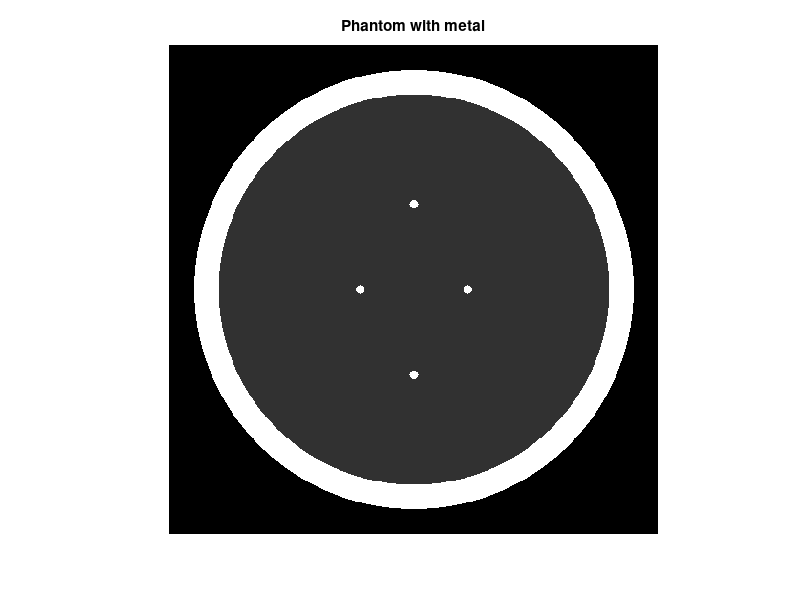
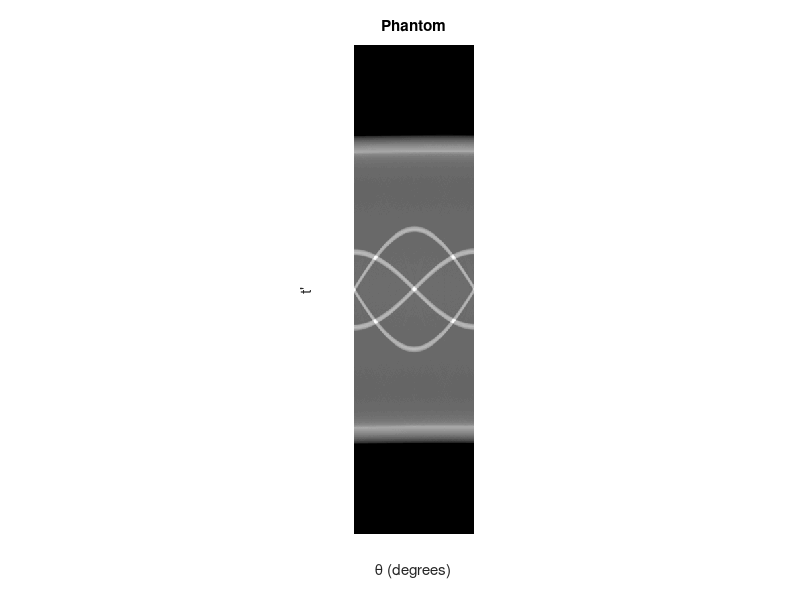
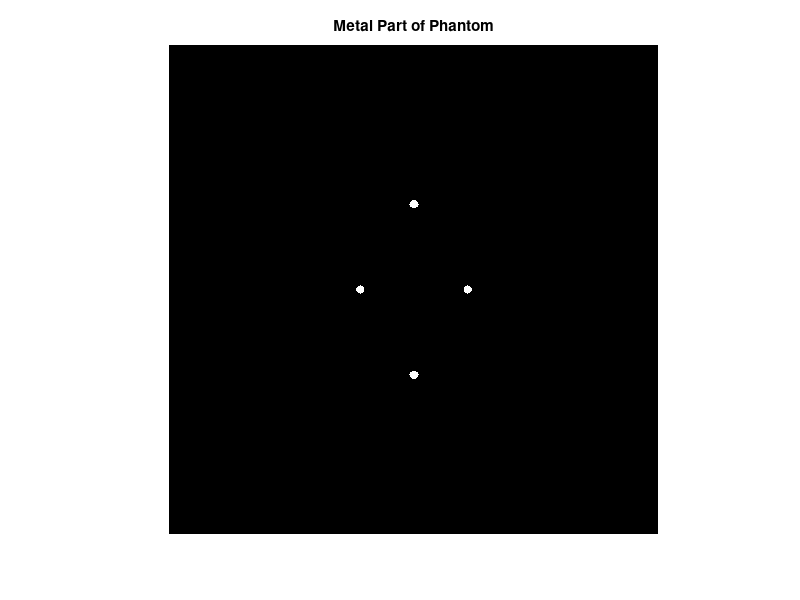
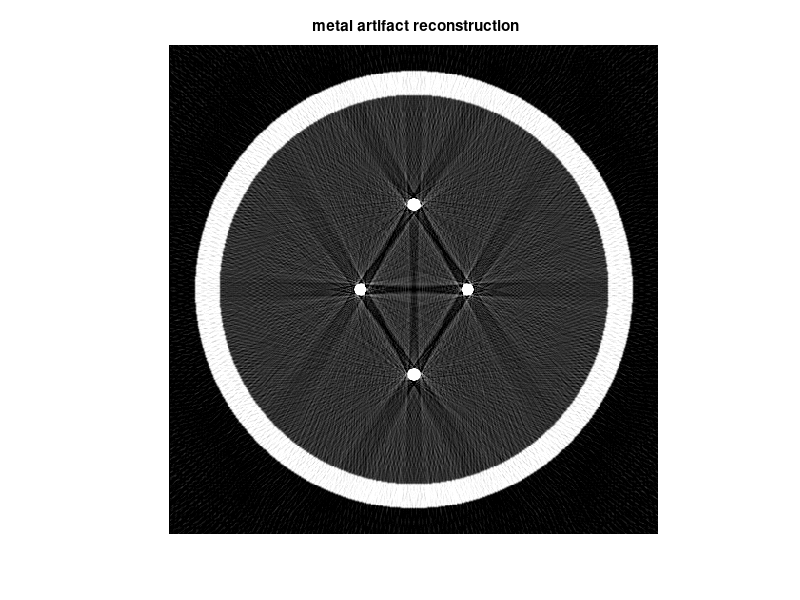

These figures' MATLAB source, in order:
close all
clear all
clc

e= [ 1  .9    .9   	    0      	0         90
    -.8  .8    .8   	    0      	0         90
    %1    .920    .690   	    0      	0         90
    %-.8 	.874 	.6624   	0      -.0184     90
    %     -.2 	.310 	.1100     .22    	  0       72
    %     -.2 	.410 	.1600    -.22    	  0      108
    %     .1  	.250 	.2100   	0     	.35       90
    %     .1  	.0460 	.046   	    0     	.1         0
    %     .1  	.0460 	.046  	    0      -.1         0
    %     .1  	.0460 	.023     -.08      -.605       0
    %     .1  	.0230 	.023    	0      -.605       0
    %     .1  	.046  	.023   	  .06      -.605      90
    
      
    % Small metal circles
    
         10  	.018 	.018   	0     	.35         0 % metal inside write region
         10      .018 	.018    -.22    0         90 % metal inside back region
         10      .018 	.018     .22    0         90 % metal inside back region
         10  	.018  	.018     0     -.35          0]; % metal on bottom
    
    
    %{
% for big circle
    10  	.05 	.05   	0     	.35         0 % metal inside write region
    10      .05 	.05    -.22    0         90 % metal inside back region
    10      .05 	.05     .22    0         90 % metal inside back region
    10  	.05  	.05     0     -.35          0]; % metal on bottom
    %}
    %{
 % for small oval
    10  	.056 	.023   	0     	.35         180 % metal inside write region
    10      .056 	.023    -.22    0         90 % metal inside back region
    10      .056 	.023     .22    0         90 % metal inside back region
    10  	.056  	.023     0     -.45          180]; % metal on bottom
    %}
    %{
 % for big oval
    10  	.076 	.023   	0     	.35         180 % metal inside write region
    10      .076 	.023    -.22    0         90 % metal inside back region
    10      .076 	.023     .22    0         90 % metal inside back region
    10  	.076  	.023     0     -.45          180]; % metal on bottom
    %}   
    %{
 % for big oval
 
    10      .076 	.026    -.22    0         90 % metal inside back region

    10  	.076  	.026     0     -.75          180]; % metal on bottom
    
    %}
    
    
    
    theta1 =0:1:179;
    
    phantom_original = phantom(e,512);
    
    figure,imshow(phantom_original),title('Phantom with metal');%('original with metal non recon')
    
    %theta1 =0:1:359;%(180 projection) if used different in 2 degree ; 0:2:178(90 projection)
    
    [Radonphantom,t]=radon(phantom_original,theta1);
    
    figure,imshow(Radonphantom,[],'Xdata',theta1,'Ydata',t,...
    'InitialMagnification','fit')
    xlabel('\theta (degrees)')
    ylabel('t''')
    colormap(gray),title('Phantom')
    
   
    doublephantom=double(phantom_original);
    MetalPixels=doublephantom >1.3;
    NonMetalPixels=doublephantom <1.3;
   
   
    MetalPart=MetalPixels.*doublephantom;  % metal parts of phantom
    NonMetalPart=NonMetalPixels.*doublephantom;  % not metal
    
    [RadonMetal,t2]=radon(MetalPart,theta1);
    %[RadonNonmetal,t3]=radon(NonMetalPart,theta1);
    
    figure,imshow(MetalPart),title('Metal Part of Phantom');
    
    
    maxRadonPhantom=max(max(Radonphantom));
           
    corruptedSinogram = Radonphantom; 
    replaceMetalWithValue = 0.5*maxRadonPhantom;
    
    corruptedSinogram(RadonMetal ~= 0) =  replaceMetalWithValue;
    
   
    %Image generate artifacts
    
    artifacts = iradon(corruptedSinogram, theta1,'linear','shepp-logan',0.9);
    
    figure,imshow(artifacts),title(' metal artifact reconstruction');
    
    
